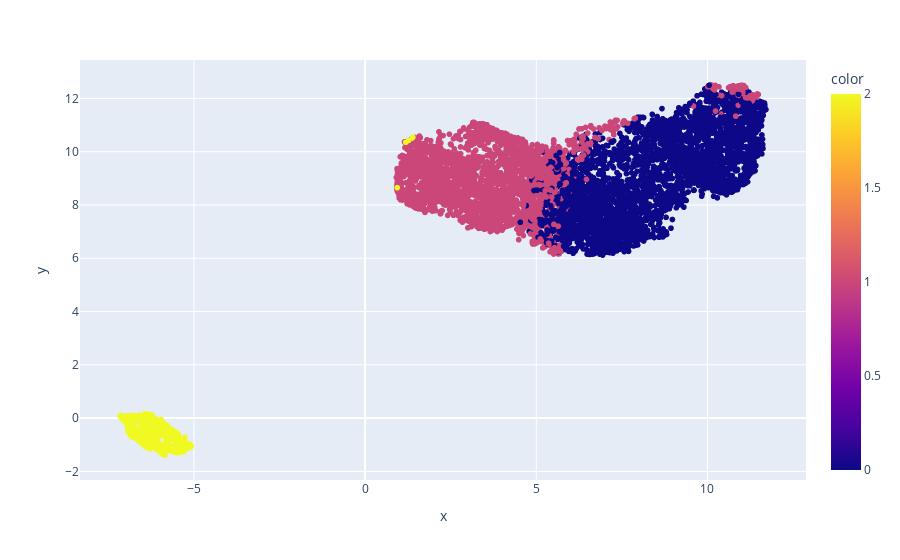

Notebook code cell kept with this figure:
### Code cell
### Código aquí ###
kmeans3 = KMeans(n_clusters=3, random_state=0).fit(preprocessed_data)
graficar_clusters(kmeans3.predict(preprocessed_data))

### Figure 1 — Plotly figure (JSON) as saved in the notebook; plotly's stock layout.template omitted (floating-point values rounded to 4 significant figures; data arrays with more than 128 entries replaced by an {"elided": "..."} marker saying what was removed)
{"data": [{"customdata": {"elided": "6949x1 str values"}, "hovertemplate": "x=%{x}<br>y=%{y}<br>posicion=%{customdata[0]}<br>color=%{marker.color}<extra></extra>", "legendgroup": "", "marker": {"color": {"elided": "6949 int values"}, "coloraxis": "coloraxis", "symbol": "circle"}, "mode": "markers", "name": "", "showlegend": false, "type": "scattergl", "x": {"elided": "6949 float values"}, "xaxis": "x", "y": {"elided": "6949 float values"}, "yaxis": "y"}], "layout": {"coloraxis": {"colorbar": {"title": {"text": "color"}}, "colorscale": [[0, "#0d0887"], [0.1111, "#46039f"], [0.2222, "#7201a8"], [0.3333, "#9c179e"], [0.4444, "#bd3786"], [0.5556, "#d8576b"], [0.6667, "#ed7953"], [0.7778, "#fb9f3a"], [0.8889, "#fdca26"], [1, "#f0f921"]]}, "legend": {"tracegroupgap": 0}, "margin": {"t": 60}, "xaxis": {"anchor": "y", "domain": [0, 1], "title": {"text": "x"}}, "yaxis": {"anchor": "x", "domain": [0, 1], "title": {"text": "y"}}}}
